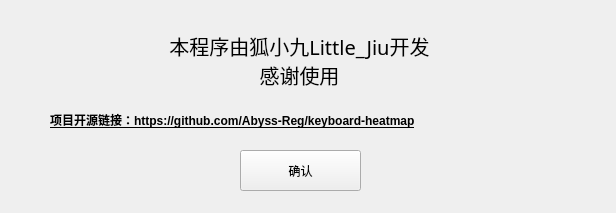
<?xml version="1.0" encoding="UTF-8"?>
<ui version="4.0">
 <class>Form</class>
 <widget class="QWidget" name="Form">
  <property name="geometry">
   <rect>
    <x>0</x>
    <y>0</y>
    <width>616</width>
    <height>213</height>
   </rect>
  </property>
  <property name="windowTitle">
   <string>关于</string>
  </property>
  <widget class="QLabel" name="label">
   <property name="geometry">
    <rect>
     <x>129</x>
     <y>20</y>
     <width>341</width>
     <height>81</height>
    </rect>
   </property>
   <property name="font">
    <font>
     <family>Microsoft YaHei</family>
     <pointsize>15</pointsize>
    </font>
   </property>
   <property name="text">
    <string>本程序由狐小九Little_Jiu开发
感谢使用</string>
   </property>
   <property name="alignment">
    <set>Qt::AlignCenter</set>
   </property>
  </widget>
  <widget class="QLabel" name="label_2">
   <property name="geometry">
    <rect>
     <x>50</x>
     <y>100</y>
     <width>531</width>
     <height>41</height>
    </rect>
   </property>
   <property name="text">
    <string>&lt;a href=&quot;https://github.com/Abyss-Reg/keyboard-heatmap&quot; style=&quot;font-size=10px; color:inherit&quot;&gt;&lt;b&gt;项目开源链接：https://github.com/Abyss-Reg/keyboard-heatmap&lt;/b&gt;&lt;/a&gt;</string>
   </property>
  </widget>
  <widget class="QPushButton" name="pushButton">
   <property name="geometry">
    <rect>
     <x>240</x>
     <y>150</y>
     <width>121</width>
     <height>41</height>
    </rect>
   </property>
   <property name="text">
    <string>确认</string>
   </property>
  </widget>
 </widget>
 <resources/>
 <connections>
  <connection>
   <sender>pushButton</sender>
   <signal>clicked()</signal>
   <receiver>Form</receiver>
   <slot>close()</slot>
   <hints>
    <hint type="sourcelabel">
     <x>310</x>
     <y>175</y>
    </hint>
    <hint type="destinationlabel">
     <x>307</x>
     <y>113</y>
    </hint>
   </hints>
  </connection>
  <connection>
   <sender>Form</sender>
   <signal>destroyed()</signal>
   <receiver>Form</receiver>
   <slot>close()</slot>
   <hints>
    <hint type="sourcelabel">
     <x>307</x>
     <y>113</y>
    </hint>
    <hint type="destinationlabel">
     <x>307</x>
     <y>113</y>
    </hint>
   </hints>
  </connection>
 </connections>
</ui>
